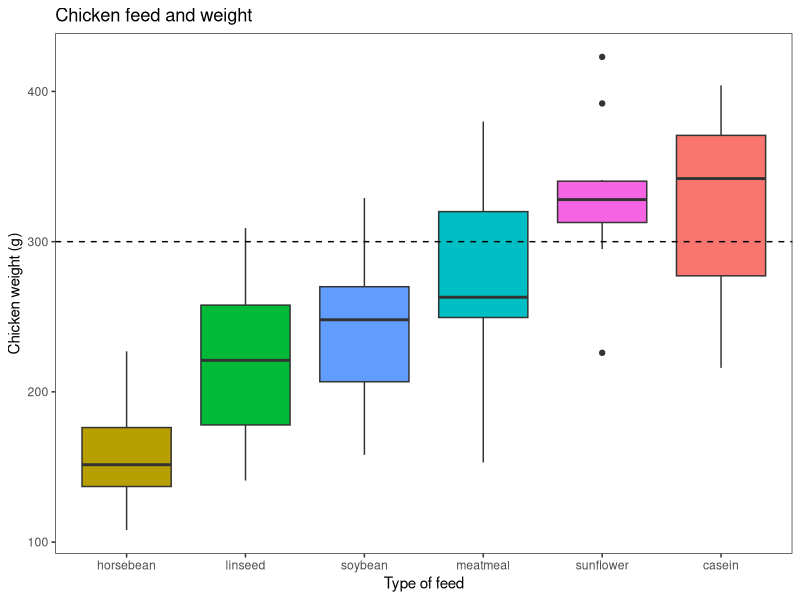

The R script that drew this image:
## ---- chunk 1
install.packages("magrittr")
install.packages("haven")
## ---- chunk 2

## ---- chunk 3
library(magrittr)
library(haven)
library(survival)
library(tidyverse)
## ---- chunk 4
chickwts %>%
  ggplot(aes(
    x = reorder(feed, weight, FUN = median),
    y = weight,
    fill = feed
  )) +
  geom_boxplot() +
  labs(
    title = "Chicken feed and weight",
    x = "Type of feed",
    y = "Chicken weight (g)"
  ) +
  geom_hline(yintercept = 300, linetype = "dashed") +
  theme_bw() +
  theme(panel.grid.major = element_blank(), panel.grid.minor = element_blank()) +
  guides(fill = "none")
